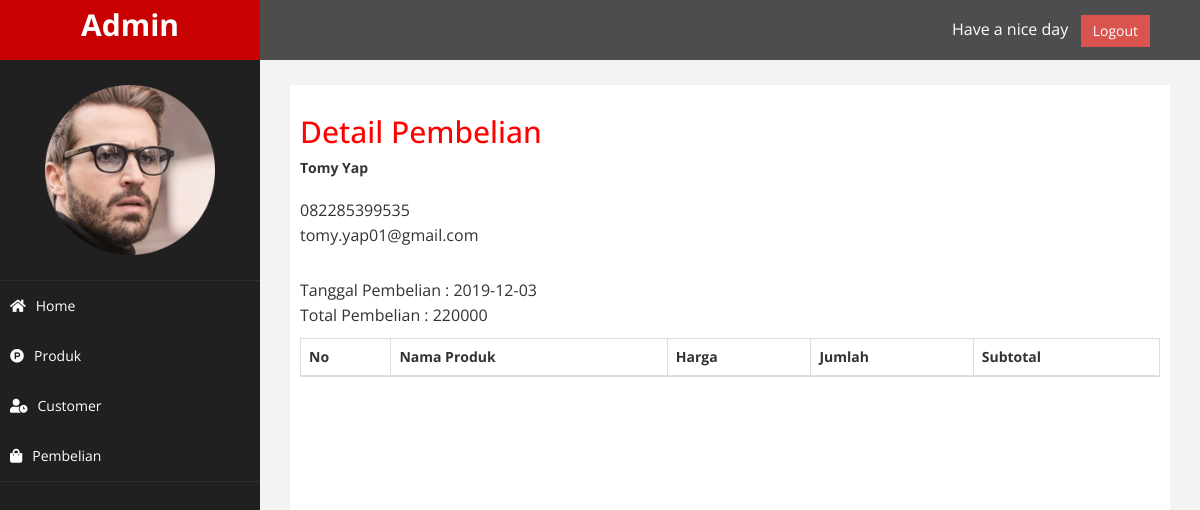
/sinititip/admin/index.php?halaman=detail&id=14 (signed in), run on the app's committed database.
### tables this page shows
CREATE TABLE `pembelian` (
  `id_pembelian` int(11) NOT NULL,
  `id_customer` int(11) NOT NULL,
  `id_ongkir` int(11) NOT NULL,
  `tanggal_pembelian` date NOT NULL,
  `total_pembelian` int(11) NOT NULL,
  `nama_kota` varchar(100) NOT NULL,
  `tarif` int(11) NOT NULL,
  `alamat_pengiriman` text NOT NULL
);

CREATE TABLE `customer` (
  `id_customer` int(11) NOT NULL,
  `email_customer` varchar(100) NOT NULL,
  `password_customer` varchar(50) NOT NULL,
  `nama_customer` varchar(100) NOT NULL,
  `contact` varchar(25) NOT NULL
);

### sinititip/admin/detail.php (the view, shortened to what this page needs)
<h2>Detail Pembelian</h2>
<?php
	$ambil = $koneksi->query("SELECT * FROM pembelian JOIN customer
		ON pembelian.id_customer=customer.id_customer
			WHERE pembelian.id_pembelian= '$_GET[id]'");
	$detail = $ambil->fetch_assoc();
 ?>
 <strong><?php echo $detail['nama_customer']; ?></strong> <br>
 <p>
 	<?php echo $detail['contact']; ?> <br>
 	<?php echo $detail['email_customer']; ?>
 </p>
 <p>
 	Tanggal Pembelian : <?php echo $detail['tanggal_pembelian']; ?> <br>
 	Total Pembelian : <?php echo $detail['total_pembelian']; ?>
 </p>
 <table  class="table table-bordered">
 	<thead>
 		<tr>
 			<th>No</th>
 			<th>Nama Produk</th>
 			<th>Harga</th>
 			<th>Jumlah</th>
 			<th>Subtotal</th>
 		</tr>
 	</thead>
 </table>

### sinititip/admin/assets/css/custom.css (style rules this page uses)
body { font-family: 'Open Sans', sans-serif; }
h2 { color: #f00; }
p { font-size:16px; line-height:25px; padding-top:20px; }

### data on the page
pembelian: id_customer.nama_customer "Tomy Yap", id_customer.contact "082285399535", id_customer.email_customer "tomy.yap01@gmail.com", tanggal_pembelian "2019-12-03", total_pembelian "220000"
